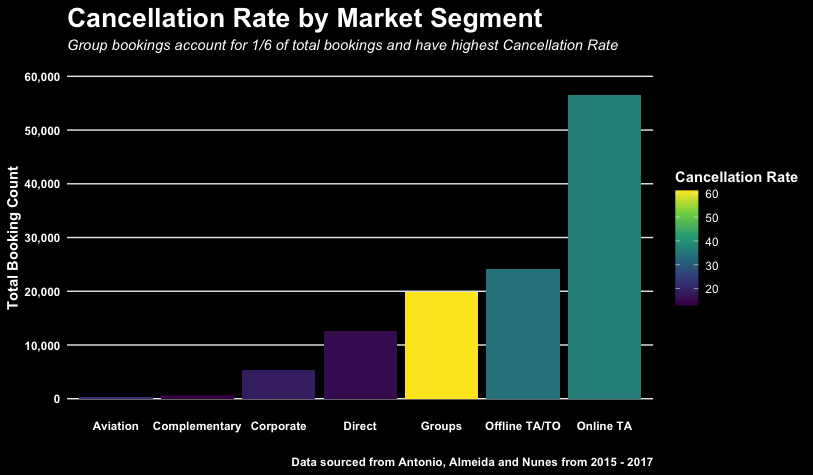

Recreate this plot in R.
###########################################################
# Tidy Tuesday 2020-02-11                                 #
# Which Market Segment has the highest cancellation rate? #                               
###########################################################

# load packages
library(tidyverse)

# read data
hotels <- readr::read_csv('https://raw.githubusercontent.com/rfordatascience/tidytuesday/master/data/2020/2020-02-11/hotels.csv')

# aggregate data by market segment 
booking_cancel_rate <- hotels %>%
  group_by(market_segment) %>%
  filter(market_segment != "Undefined") %>%
  summarise(booking_count = n(),
            num_cancellations = sum(is_canceled),
            cancellation_rate = round((num_cancellations/booking_count)*100, 2))

# create plot
ggplot(data = booking_cancel_rate) + 
  geom_bar(aes(x = market_segment, y = booking_count, fill = cancellation_rate), stat = "identity")  + 
  scale_fill_continuous(type = "viridis") + 
  theme_minimal() + 
  scale_y_continuous(breaks = seq(0,60000,10000), limits = c(0,60000), labels = scales::comma) +
  theme(plot.background = element_rect(fill = "black"),
        axis.text = element_text(color = "white", face = "bold"),
        axis.title = element_text(color = "white", face = "bold"),
        legend.text = element_text(color = "white"),
        legend.title = element_text(color = "white", face = "bold"),
        plot.title = element_text(color = "white", face = "bold", size = 20),
        plot.caption = element_text(color = "white", face = "bold"),
        plot.subtitle = element_text(color = "white", face = "italic"),
        panel.grid.minor = element_blank(),
        panel.grid.major.x = element_blank()) + 
  labs(title = "Cancellation Rate by Market Segment",
       subtitle = "Group bookings account for 1/6 of total bookings and have highest Cancellation Rate",
       x = "",
       y = "Total Booking Count",
       fill = "Cancellation Rate",
       caption = "Data sourced from Antonio, Almeida and Nunes from 2015 - 2017") 
